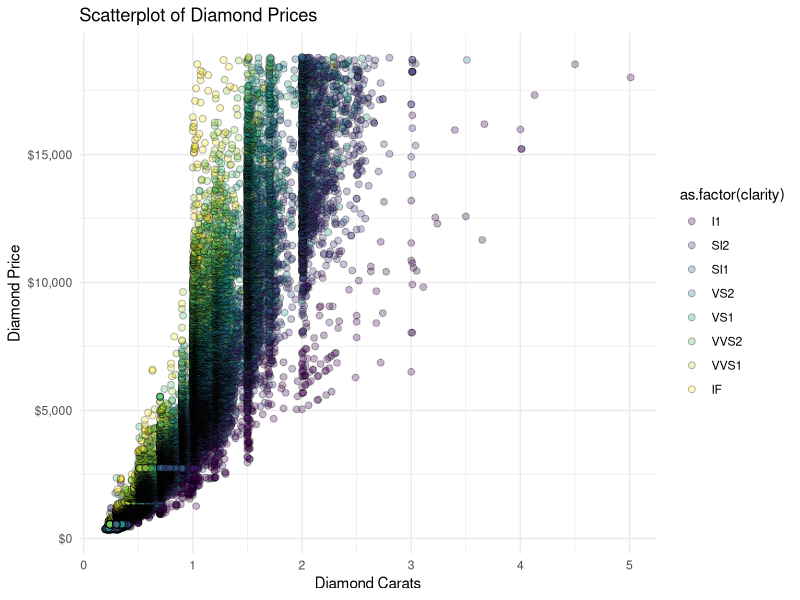
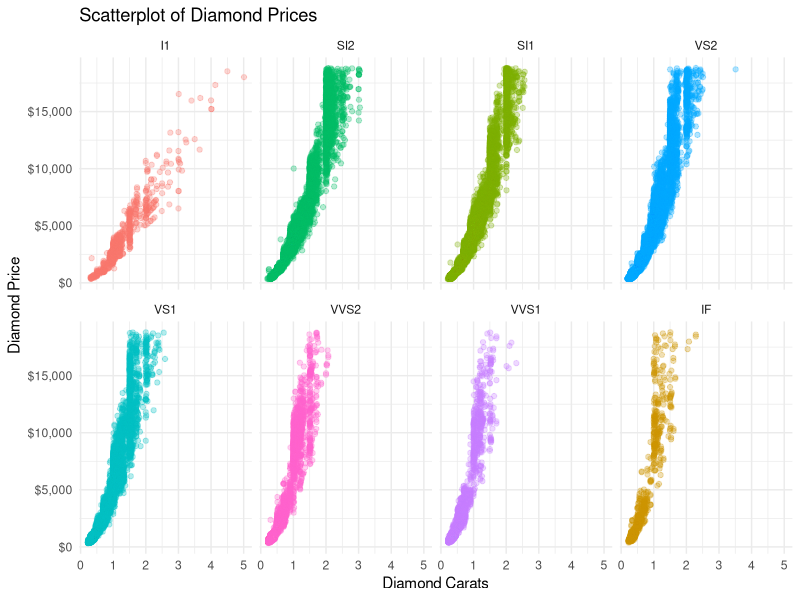
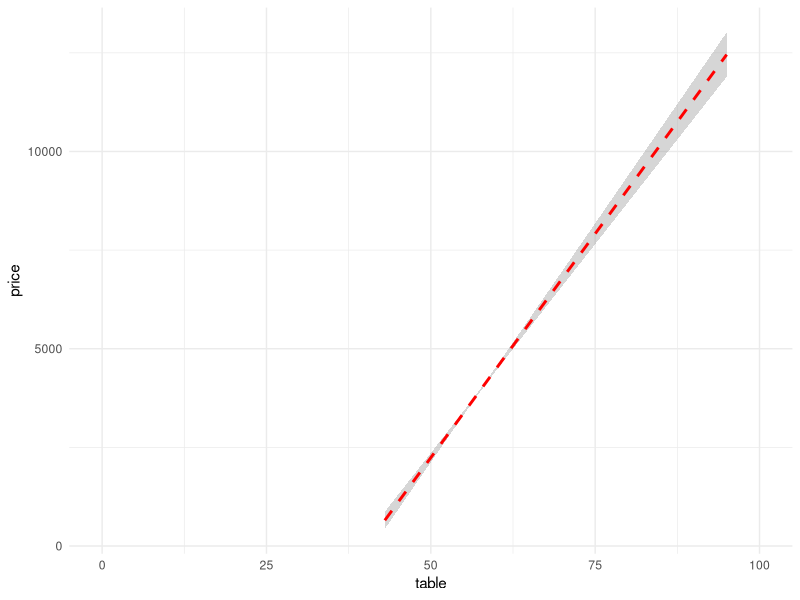
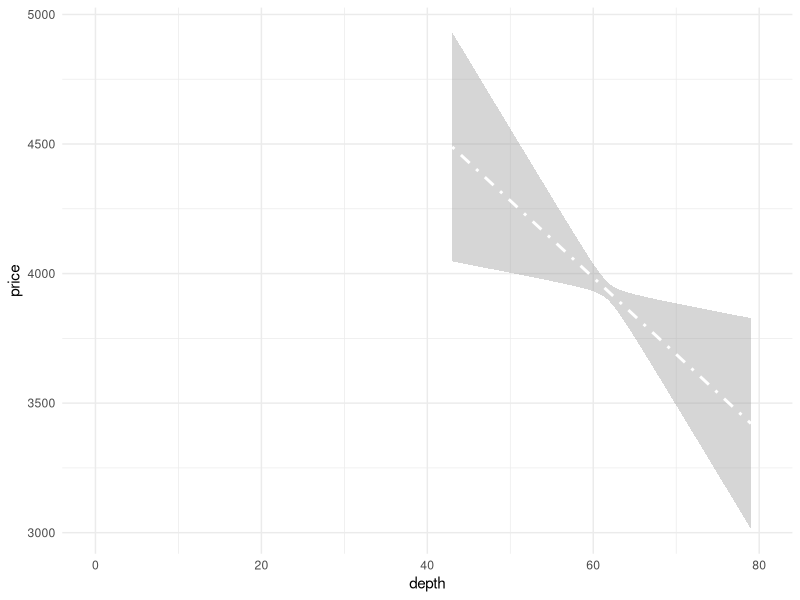
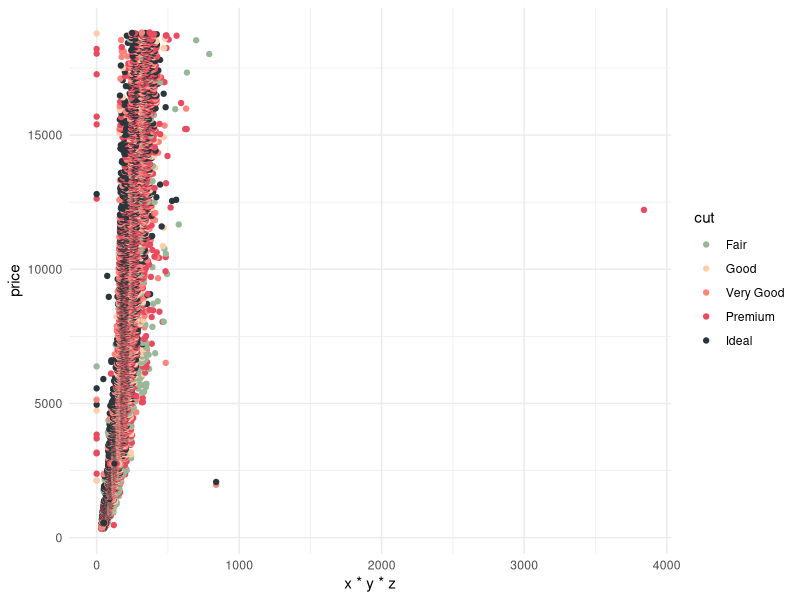
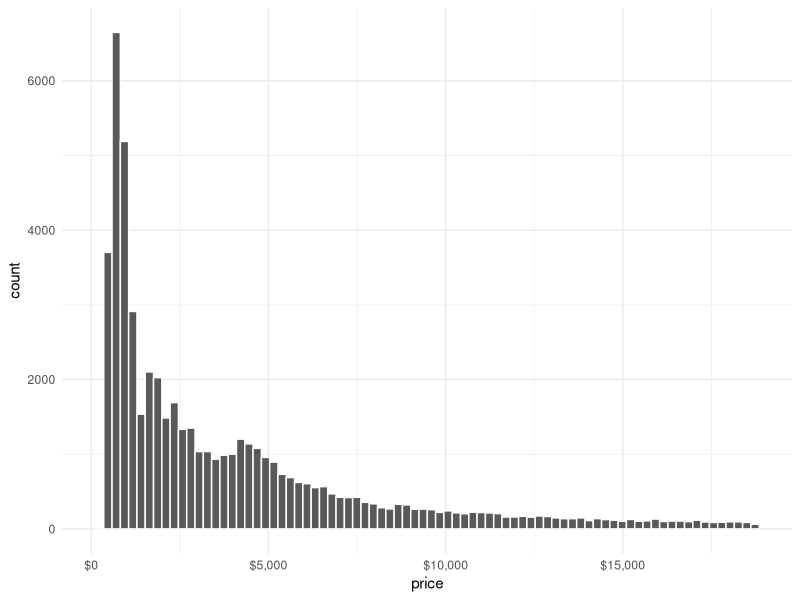
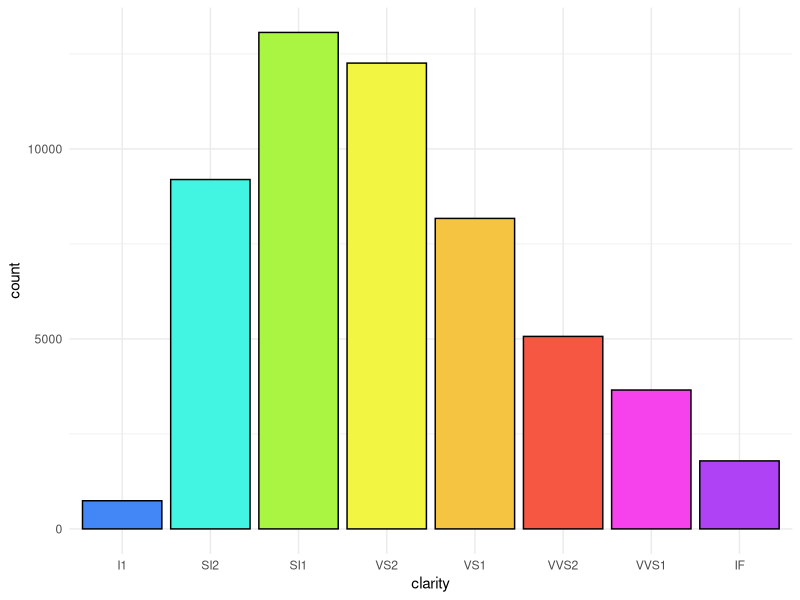
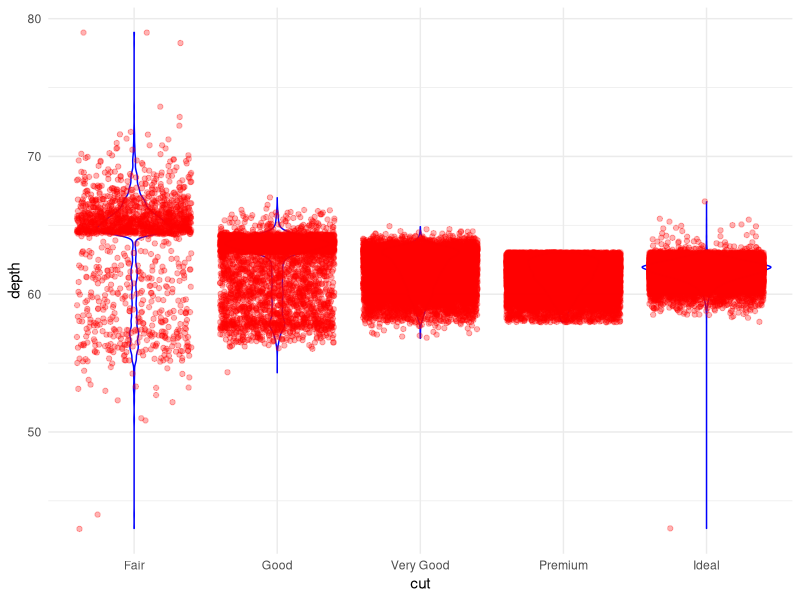

R code for these plots, in order:
## ---- chunk 1
knitr::opts_chunk$set(echo = TRUE)
library(tidyverse)
library(ggplot2)
theme_set(theme_minimal())

# Set your theme here
# Create a duplicate copy of diamonds data here

## ---- chunk 2
myset <- diamonds
## ---- chunk 3

ggplot(myset, aes(carat, price, fill=as.factor(clarity)))+
  geom_point(size=2, shape=21, alpha=0.3)+
   labs(x= "Diamond Carats", y= "Diamond Price", 
            title= "Scatterplot of Diamond Prices")+
  scale_y_continuous(labels = scales::dollar_format(prefix = "$"))
  
  

## ---- chunk 4
ggplot(myset, aes(carat, price, col=as.character(clarity)))+
  geom_point(alpha=0.3, fill=NA)+
  facet_wrap(vars(clarity), 
             nrow=2, 
              ncol=4)+
   labs(x= "Diamond Carats", y= "Diamond Price",
            title= "Scatterplot of Diamond Prices")+
  scale_y_continuous(labels = scales::dollar_format(prefix = "$"))+
  theme(legend.title= element_blank(), legend.position = "none")

## ---- chunk 5
ggplot(myset, aes(table, price)) +
  stat_smooth(method="lm",se=TRUE, color="red", linetype="dashed")+
  xlim(0, 100)
  
  
   
  
## ---- chunk 6
ggplot(myset, aes(depth, price)) +
  stat_smooth(method="lm",se=TRUE, color="white", linetype="dotdash")+
  xlim(0, 80)
  
   
## ---- chunk 7
ggplot(myset, aes(x*y*z, price,col=cut))+
  geom_point()+
  scale_color_manual(values=c("#99B898","#FECEAB", "#FF847C", "#E84A5F", "#2A363B"))
## ---- chunk 8
ggplot(myset, aes(x=price))+
  geom_histogram(bins=80,color="white")+
  scale_x_continuous(labels = scales::dollar_format(prefix = "$"))
  
## ---- chunk 9
ggplot(myset, aes(x=clarity,fill=clarity))+
  geom_bar(color="black")+
  scale_fill_manual(values=c("#4287F5", "#42F5E3", "#AAF542", "#F2F542", "#F5C542","#F55742", "#F542EC", "#B042F5"))+
  theme(legend.title= element_blank(), legend.position = "none")

## ---- chunk 10
ggplot(myset, aes(x=cut, y=depth))+
  geom_violin(color="blue")+
  geom_jitter(color="red", alpha=.3)
  
## ---- chunk 11
ggplot(myset, aes(x=x, y=price))+
  geom_smooth(se=FALSE)+
  geom_smooth(method="lm", color="green")

